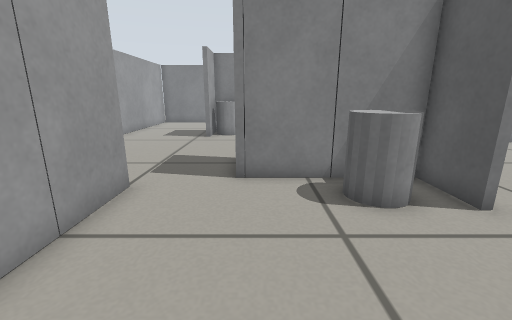
[1] (above)

15 first-person views from a walk through a robot-simulator world made for Gazebo. The camera is 0.47 m above the floor, tilts 14° down and sees 90° across. The floor is counted in squares, 0.2 m on a side. Each view is taken from the middle of a square. On the plan, view 1 faces up. The plan holds only what a view shows up to about 17 squares ahead; the rest is blank.

[2]
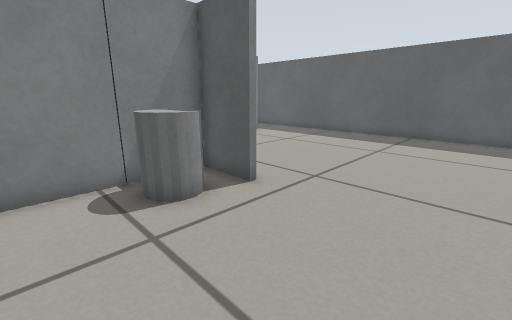

[3]
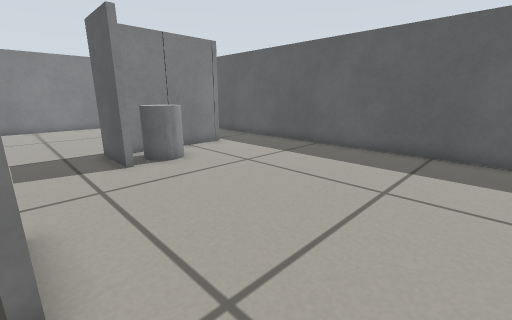

[4]
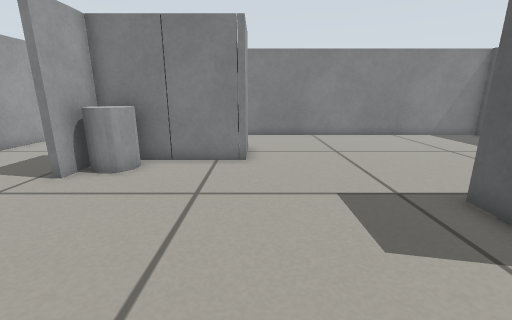

[5]
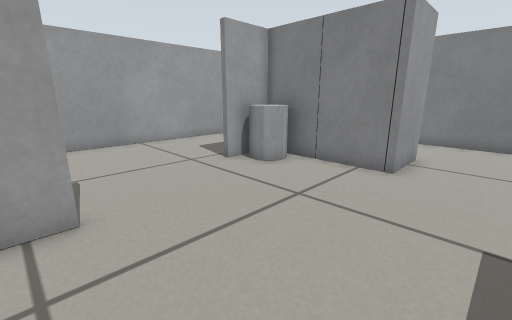

[6]
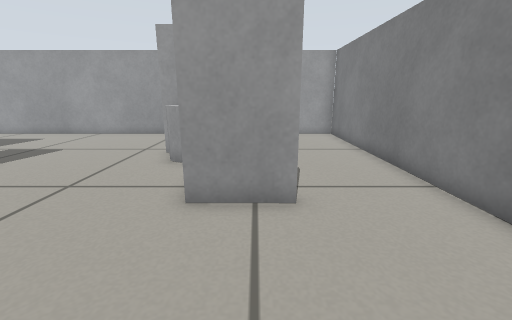

[7]
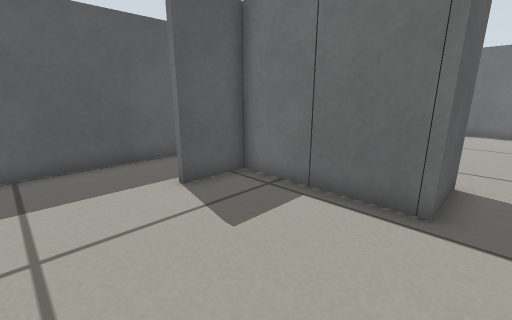

[8]
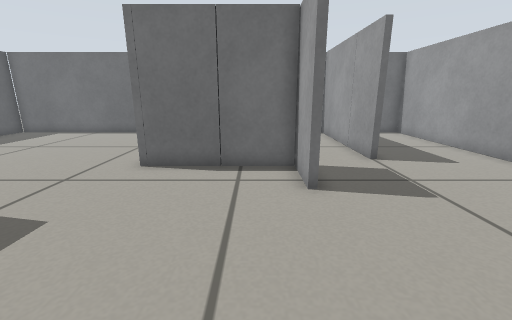

[9]
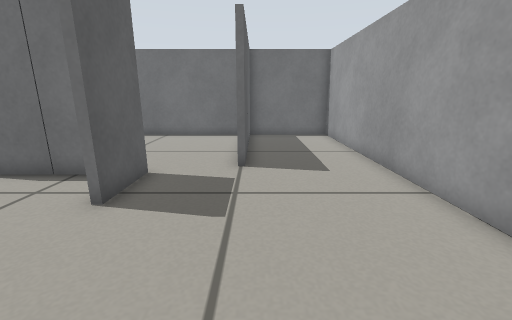

[10]
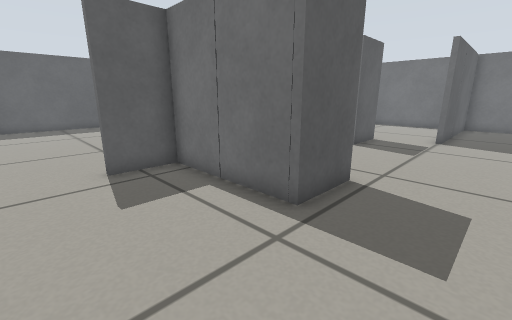

[11]
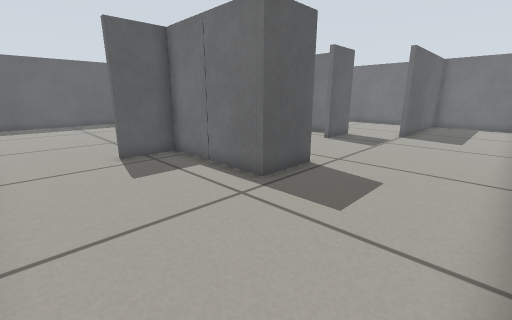

[12]
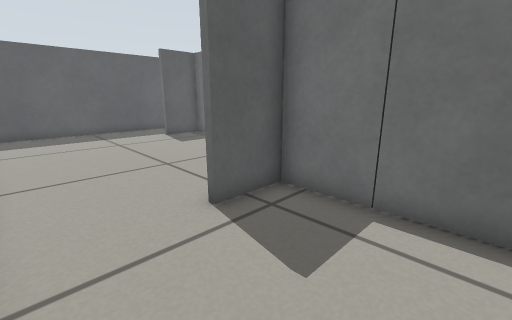

[13]
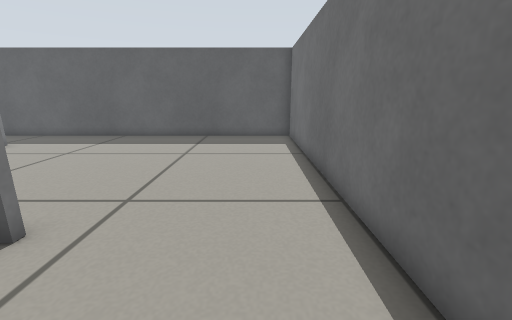

[14]
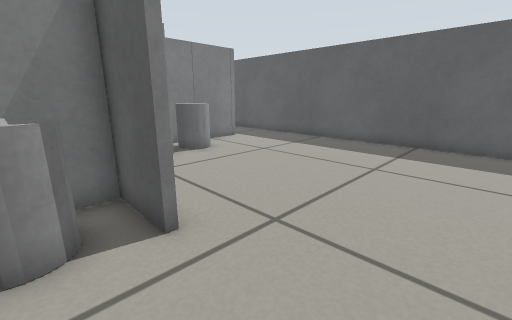

[15]
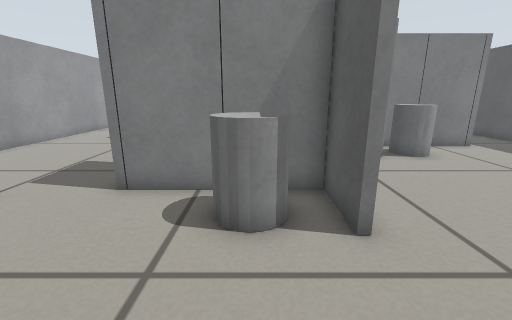

### Floor plan
Points are (right, up) in squares from view 1. A wall is a line through its corners. A room is listed if a view was taken in it or the views show most of it. See-through windows are left out.
Room 1 (views 1, 2, 3, 4, 5, 6, 7, 8, 9, 10, 11, 12, 13, 14, 15)
walls: (7.8, 10.8) (7.8, 13.4) (13.1, 13.4); (-0.3, 9.8) (-0.3, 7.2); (-0.4, 7.5) (5, 7.5); (4.8, 4.9) (4.7, 7.2) (-0.6, 7.2) (-0.6, 9.8); (-3, 15.1) (-3, 17.7) (2.4, 17.7) (2.4, 20); (2.6, 20) (2.6, 17.4) (-2.7, 17.4) (-2.7, 15.1); (13.1, 13.1) (13.1, 15.8); (-3.4, 6.5) (-3.4, -1.1) (16.6, -1.1) (16.6, 23.8) (-8.4, 23.8) (-8.4, -1.1) (-3.6, -1.1); (13.5, 13.2) (8.7, 13.2); (-3.6, -0.6) (-3.6, 6.5)
objects: grey cylinder (-2, 16) to (-1, 17); grey cylinder (2, 5) to (3, 6); grey cylinder (9, 11) to (10, 12)

Where each view was taken, in squares from view 1:
view 1: 0 up, 0 right, facing up
view 2: 0 up, 0 right, facing up-right
view 3: 2 up, 5 right, facing up-right
view 4: 8 up, 3 right, facing up
view 5: 9 up, 5 right, facing up-left
view 6: 19 up, 8 right, facing left
view 7: 19 up, 7 right, facing down-right
view 8: 16 up, 1 right, facing down
view 9: 15 up, 4 left, facing down
view 10: 22 up, 6 left, facing down-right
view 11: 23 up, 8 left, facing down-right
view 12: 23 up, 2 left, facing down-right
view 13: 1 up, 1 right, facing right
view 14: 1 up, 3 right, facing up-right
view 15: 1 up, 3 right, facing up
